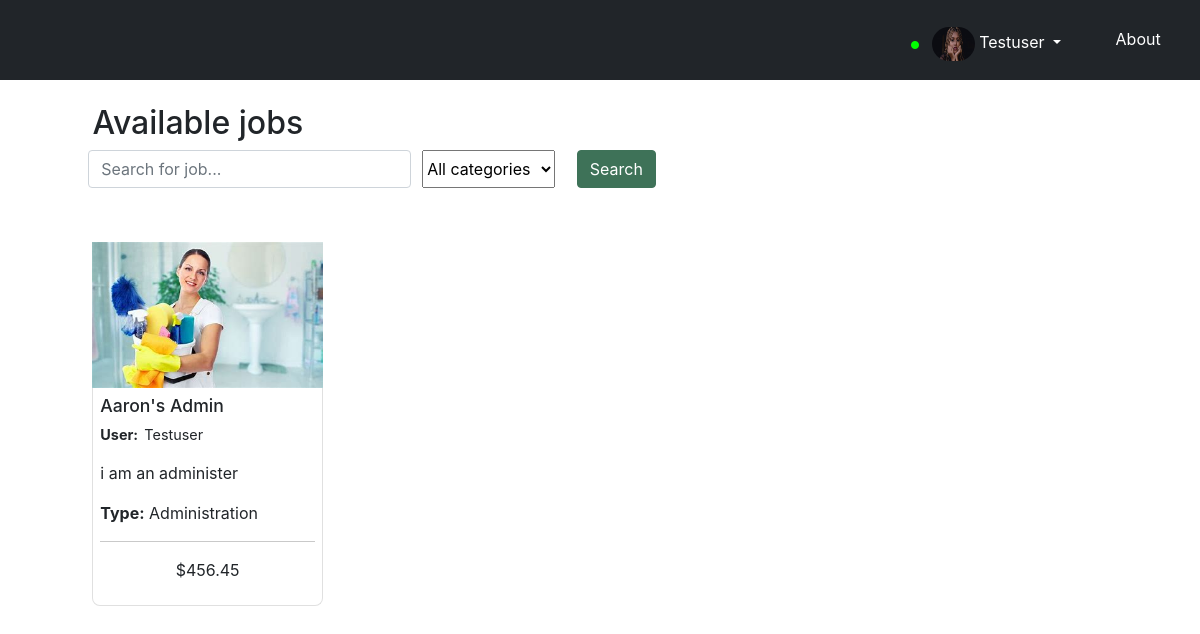
Screenshot of /search/ (signed in) with the database file from the repository.
### members/models.py (models this page shows, shortened)
class Profile(models.Model):
    user = models.OneToOneField(User, null = True, on_delete=models.CASCADE)
    bio = models.CharField(blank=True, max_length=120)
    profile_picture = models.ImageField(default = "profile_photos/default.png", upload_to='profile_photos', blank=True, null=True)

### searchResults/models.py (models this page shows, shortened)
class Job(models.Model):
    title = models.CharField(max_length=50)
    description = models.TextField()
    price = models.DecimalField(max_digits=10, decimal_places=2)
    category = models.ForeignKey(JobCategory, on_delete=models.SET_NULL, null=True, blank=True)
    thumbnail = models.ImageField(upload_to='thumbnails/', blank=True, null=True)
    user = models.ForeignKey(User, default='', on_delete=models.CASCADE)

class JobCategory(models.Model):
    name = models.CharField(max_length=20)
    def __str__(self):
        return self.name

### searchResults/views.py (the view)
# urls.py: path('search/', search_results.search_jobs, name = 'search_jobs'), #ne1freelance.com/search - Search page displaying jobs
def search_jobs(request):
    search_term = request.GET.get('search')
    if search_term is None:
        search_term = ''
        print("File:\n" + __file__ + "\n(LOG): User didn't search for anything")
    else:
        print("File:\n" + __file__ + "\n(LOG): User searched for", search_term, "")
    category_name = request.GET.get('category')
    if category_name == '':
        category_name = ""
        print("File:\n" + __file__ + "\n(LOG): Category not chosen ")
    category = None
    if category_name:
        category = JobCategory.objects.filter(name__iexact=category_name).first()
    jobs = Job.objects.filter(Q(title__icontains=search_term) | Q(description__icontains=search_term)) #| Q(user__icontains=search_term))
    if category:
        jobs = jobs.filter(category=category)
    did_you_mean = None
    corrected_term = None
    if not jobs:
        title_matches = process.extract(search_term, [job.title for job in Job.objects.all()], limit=1, scorer=fuzzywuzzy.fuzz.token_sort_ratio)
        if title_matches:
            did_you_mean = "Did you mean?"
            corrected_term = title_matches[0][0]
    else:
        corrected_term = search_term
    categories = JobCategory.objects.all()
    print('\nPath:', request.content_type, "\n")
    context = {
        'jobs': jobs,
        'search_term': search_term,
        'did_you_mean': did_you_mean,
        'corrected_term': corrected_term,
        'categories': categories,
        'category_name': category_name,
    }
    print("\nFile:\n" + __file__ + "\n(LOG): Category:", category_name, "\n")
    return render(request, 'searchResults/search_results.html', context)

### templates/searchResults/search_results.html (shortened to what this page needs)
<html lang="en">
    <head>
        {% load static %}
        <link rel="stylesheet" href="https://maxcdn.bootstrapcdn.com/bootstrap/4.5.0/css/bootstrap.min.css">
        <link rel="stylesheet" href="{% static 'css/searchResults/search_results.css' %}">
        <link rel="stylesheet" href="{% static 'css/navbar.css' %}">
</head>
<body>
{% include 'navbar.html' %}
            <main>
                    <div class="top">
                    {% if  not search_term %}
                        <h2>Available jobs</h2>
                    {% endif %}
                        <form class="search-form row g-3" method="GET" action="{% url 'search_jobs' %}?query={{ search_term }}">
                            <input class="search-input-field form-control" type="text" placeholder="Search for job..." name="search" required>
                            <select class="form-select select-input-field" name="category">
                                <option value="">All categories</option>
                            </select>
                            <button class="btn btn-primary search-btn" type="submit">Search</button>
                        </form>
                    </div>
                        {% if jobs %}
                            <div class="job-list">
                                {% for job in jobs %}
                                    <div class="job-card">
                                        <div class="thumbnail-container">
                                            <img src="/media/{{ job.thumbnail }}" alt="">
                                        </div>
                                        <div class="details">
                                                <h3 class="title">{{ job.title }}</h3>
                                                <p class="username"><b style="margin-right: 1%;">User:</b> {{ job.user.username }}</p>
                                                <p class="description">{{ job.description }}</p>
                                                <p class="category"><b>Type:</b> {{ job.category }}</p>
                                                <hr style="background-color: rgb(224, 224, 224);">
                                                <p class="price">${{ job.price }}</p>
                                        </div>
                                    </div>
                                {% endfor %}
                            </div>
                        {% endif %}
            </main>
</body>
</html>

### templates/navbar.html (shortened to what this page needs)
{% if request.user.is_authenticated %}
 <nav class="logged_in-navbar"
 >
    <ul class="nav nav-tabs"
        {% if request.path == '/contact/' %}
          style=" margin-left: 70%;"
            {% elif request.path == '/about/' %}
              style=" margin-left: 78%;"
              {% elif request.path == '/search/' %}
                style=" margin-left: 75%; padding-top: .5%;"
                {% elif request.path == '/createjob/' %}
                  style=" margin-left: 70%;"
                  {% elif request.path == '/members/profile/' %}
                    style=" margin-left: 75%;"
        {% endif %}
        >
        <li class="nav-item dropdown">
              <a class="nav-link dropdown-toggle" data-bs-toggle="dropdown" href="#" role="button" aria-expanded="false" style="padding-bottom: 5%;" >
                <i class="fa-solid fa-circle {% if request.user.is_active %}active-status{% endif %}"></i>
                {% if not request.path == '/members/profile/' %}
                <img class="nav-profile_picture" src="{{ user.profile.profile_picture.url }}" alt="Profile Picture" >
                {% elif request.path == '/members/profile/'%}
                <img class="nav-profile_picture" src="{{ request.user.profile.profile_picture.url }}" alt="Profile Picture" style="width: 10%; height: 15%;"
                >
                {% endif %}
                {{ request.user.username}}
              </a>
        </li>
          {% if not request.path == '/about/' %}
            <li class="nav-item"><a class="nav-link" href="{% url 'about_us' %}">About</a></li>
          {% endif %}
              {% if not request.path == '/contact/' %}
                <li class="nav-item"><a class="nav-link" href="{% url 'contact' %}">Contact</a></li>
              {% endif %}
      </ul>
 </nav>
{% endif %}

### static/css/searchResults/search_results.css (style rules this page uses)
* { margin: 0; padding: 0; }
nav { padding: 1%; margin-bottom: 2%; }
nav a { color: white; }
main { margin: 0 auto; width: 90%; }
main .top { padding-left: 3%; }
main .top .search-form .search-input-field { width: 30%; margin-left: 1%; }
main .top .search-form .search-btn { background-color: #3e7258; border-color: #3e7258; margin-left: 2%; }
main .top .search-form .select-input-field { margin-left: 1%; }
main .job-list { display: flex; flex-wrap: wrap; flex-direction: row; gap: 3%; width: 100%; margin: 5% auto; padding-left: 3%; }
main .job-list .job-card { display: flex; flex-direction: column; width: 22%; margin-bottom: 3%; overflow: hidden; align-items: center; justify-content: center; }
main .job-list .job-card .thumbnail-container { height: 50%; width: 100%; }
main .job-list .job-card .thumbnail-container img { height: 100%; width: 100%; -o-object-fit: contain; object-fit: contain; }
main .job-list .job-card .details { width: 100%; padding: 3%; border: 0.5px solid rgb(224, 224, 224); border-top: none; border-bottom-left-radius: 0.5rem; border-bottom-right-radius: 0.5rem; }
main .job-list .job-card .details .title { font-size: 1.1rem; }
main .job-list .job-card .details .username { font-size: 0.9rem; }
main .job-list .job-card .details .price { text-align: center; }

### static/css/navbar.css (style rules this page uses)
* { margin: 0; padding: 0; }
.logged_in-navbar { display: flex; flex-direction: row; height: 10%; }
.logged_in-navbar .active-status { color: rgb(0, 255, 0); font-size: 0.5em; margin-right: 5%; }
.logged_in-navbar .nav-profile_picture { width: 25%; height: 60%; border-radius: 50rem; }
.logged_in-navbar .dropdown-toggle { width: 100%; }
.logged_in-navbar, .logged_out-navbar { background-color: rgb(33, 37, 41); padding: 1%; padding-bottom: 0; font-size: 1rem; }
.logged_in-navbar a, .logged_out-navbar a { color: white; }
nav * { border-bottom: none !important; }

### rows the page displays
Job: thumbnail (picture), title "Aaron's Admin", user.username "Testuser", description "i am an administer", category "Administration", price "456.45"

### other values shown
{{ request.user.username }} "Testuser"
